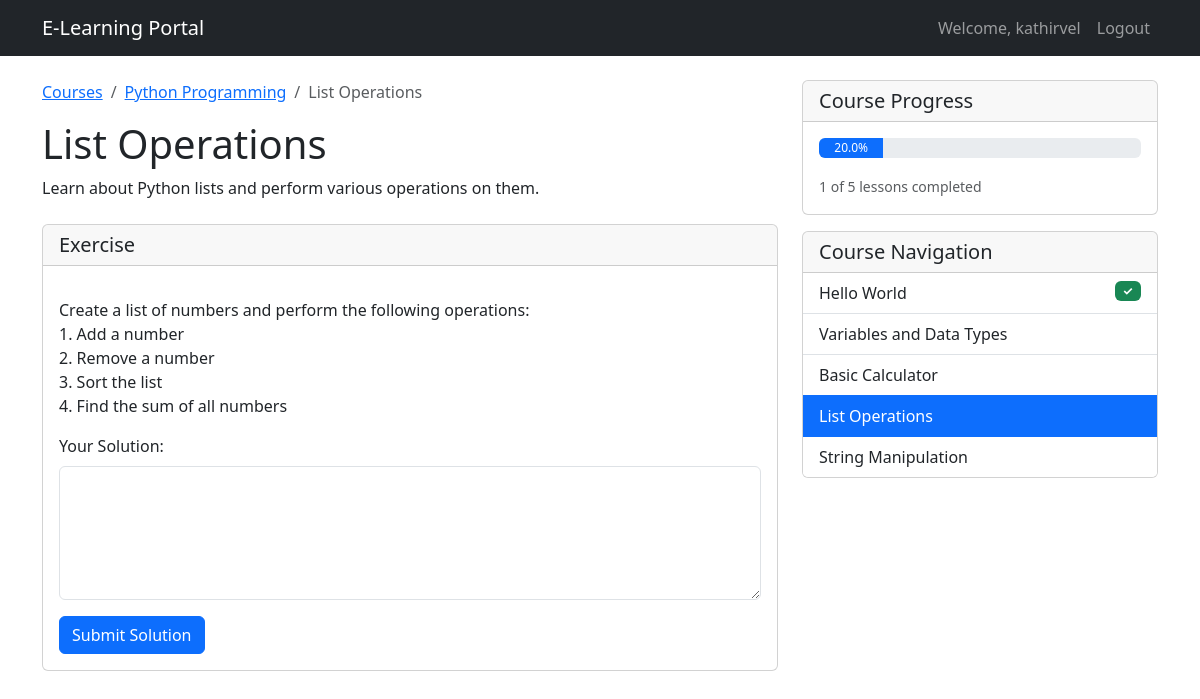
Screenshot of /course/1/lesson/4/ (signed in) with the database file from the repository.
### courses/models.py (models this page shows, shortened)
class Course(models.Model):
    title = models.CharField(max_length=200)
    description = models.TextField()
    language = models.CharField(max_length=50)
    created_at = models.DateTimeField(auto_now_add=True)
    updated_at = models.DateTimeField(auto_now=True)
    image = models.ImageField(upload_to='course_images/', null=True, blank=True)

class Lesson(models.Model):
    course = models.ForeignKey(Course, on_delete=models.CASCADE, related_name='lessons')
    title = models.CharField(max_length=200)
    content = models.TextField()
    order = models.IntegerField()
    exercise = models.TextField(blank=True)
    solution = models.TextField(blank=True)
    class Meta:
        ordering = ['order']

class UserProgress(models.Model):
    user = models.ForeignKey(User, on_delete=models.CASCADE)
    course = models.ForeignKey(Course, on_delete=models.CASCADE)
    completed_lessons = models.ManyToManyField(Lesson, blank=True)
    last_accessed = models.DateTimeField(auto_now=True)
    def progress_percentage(self):
        total_lessons = self.course.lessons.count()
        if total_lessons == 0:
            return 0
        return (self.completed_lessons.count() / total_lessons) * 100
    class Meta:
        unique_together = ('user', 'course')

### courses/views.py (the view, shortened to what this page needs)
# urls.py: path('course/<int:course_id>/lesson/<int:lesson_id>/', views.lesson_detail, name='lesson_detail'),
@login_required
def lesson_detail(request, course_id, lesson_id):
    course = get_object_or_404(Course, id=course_id)
    lesson = get_object_or_404(Lesson, id=lesson_id, course=course)
    progress, created = UserProgress.objects.get_or_create(
        user=request.user,
        course=course
    )
    return render(request, 'courses/lesson_detail.html', {
        'course': course,
        'lesson': lesson,
        'progress': progress
    })

### courses/templates/courses/lesson_detail.html (shortened to what this page needs)
{% extends 'courses/base.html' %}
{% block content %}
<div class="row">
    <div class="col-md-8">
        <nav aria-label="breadcrumb">
            <ol class="breadcrumb">
                <li class="breadcrumb-item"><a href="{% url 'courses:course_list' %}">Courses</a></li>
                <li class="breadcrumb-item"><a href="{% url 'courses:course_detail' course.id %}">{{ course.title }}</a></li>
                <li class="breadcrumb-item active">{{ lesson.title }}</li>
            </ol>
        </nav>
        <h1>{{ lesson.title }}</h1>
        <div class="lesson-content mb-4">
            {{ lesson.content|linebreaks }}
        </div>
        {% if lesson.exercise %}
        <div class="card mb-4">
            <div class="card-header">
                <h5 class="mb-0">Exercise</h5>
            </div>
            <div class="card-body">
                <p>{{ lesson.exercise|linebreaks }}</p>
                <form method="post" class="mt-3">
                    <div class="mb-3">
                        <label for="solution" class="form-label">Your Solution:</label>
                        <textarea class="form-control" id="solution" name="solution" rows="5" required></textarea>
                    </div>
                    <button type="submit" class="btn btn-primary">Submit Solution</button>
                </form>
            </div>
        </div>
        {% endif %}
    </div>
    <div class="col-md-4">
        <div class="card">
            <div class="card-header">
                <h5 class="mb-0">Course Progress</h5>
            </div>
            <div class="card-body">
                <div class="progress mb-3">
                    <div class="progress-bar" role="progressbar"
                         style="width: {{ progress.progress_percentage }}%"
                         aria-valuenow="{{ progress.progress_percentage }}"
                         aria-valuemin="0"
                         aria-valuemax="100">
                        {{ progress.progress_percentage|floatformat:1 }}%
                    </div>
                </div>
                <p class="card-text">
                    <small class="text-muted">
                        {{ progress.completed_lessons.count }} of {{ course.lessons.count }} lessons completed
                    </small>
                </p>
            </div>
        </div>
        <div class="card mt-3">
            <div class="card-header">
                <h5 class="mb-0">Course Navigation</h5>
            </div>
            <div class="list-group list-group-flush">
                {% for l in course.lessons.all %}
                <a href="{% url 'courses:lesson_detail' course.id l.id %}"
                   class="list-group-item list-group-item-action {% if l.id == lesson.id %}active{% endif %}">
                    {{ l.title }}
                    {% if l in progress.completed_lessons.all %}
                    <span class="badge bg-success float-end">✓</span>
                    {% endif %}
                </a>
                {% endfor %}
            </div>
        </div>
    </div>
</div>
{% endblock %}

### courses/templates/courses/base.html (shortened to what this page needs)
<!DOCTYPE html>
<html lang="en">
<head>
    <link href="https://cdn.jsdelivr.net/npm/bootstrap@5.3.0/dist/css/bootstrap.min.css" rel="stylesheet">
</head>
<body>
    <nav class="navbar navbar-expand-lg navbar-dark bg-dark">
        <div class="container">
            <a class="navbar-brand" href="{% url 'courses:course_list' %}">E-Learning Portal</a>
            <div class="collapse navbar-collapse" id="navbarNav">
                <ul class="navbar-nav ms-auto">
                    {% if user.is_authenticated %}
                        <li class="nav-item">
                            <span class="nav-link">Welcome, {{ user.username }}</span>
                        </li>
                        <li class="nav-item">
                            <a class="nav-link" href="{% url 'logout' %}">Logout</a>
                        </li>
                    {% else %}
                        <li class="nav-item">
                            <a class="nav-link" href="{% url 'login' %}">Login</a>
                        </li>
                    {% endif %}
                </ul>
            </div>
        </div>
    </nav>
    <div class="container mt-4">
        {% block content %}
        {% endblock %}
    </div>
</body>
</html>

### courses/templates/courses/base.html (style rules this page uses)
.progress { height: 20px; }

### rows the page displays
Course: title "Python Programming", lessons.count "5"
Lesson: title "List Operations", content "Learn about Python lists and perform various operations on them.", exercise "Create a list of numbers and perform the following operations: 1. Add a number 2. Remove a number 3. Sort the list 4. Find the sum of all numbers"
UserProgress: progress_percentage "20.0", completed_lessons.count "1"
Lesson: title "Hello World"
Lesson: title "Variables and Data Types"
Lesson: title "Basic Calculator"
Lesson: title "String Manipulation"

### other values shown
{{ user.username }} "kathirvel"
